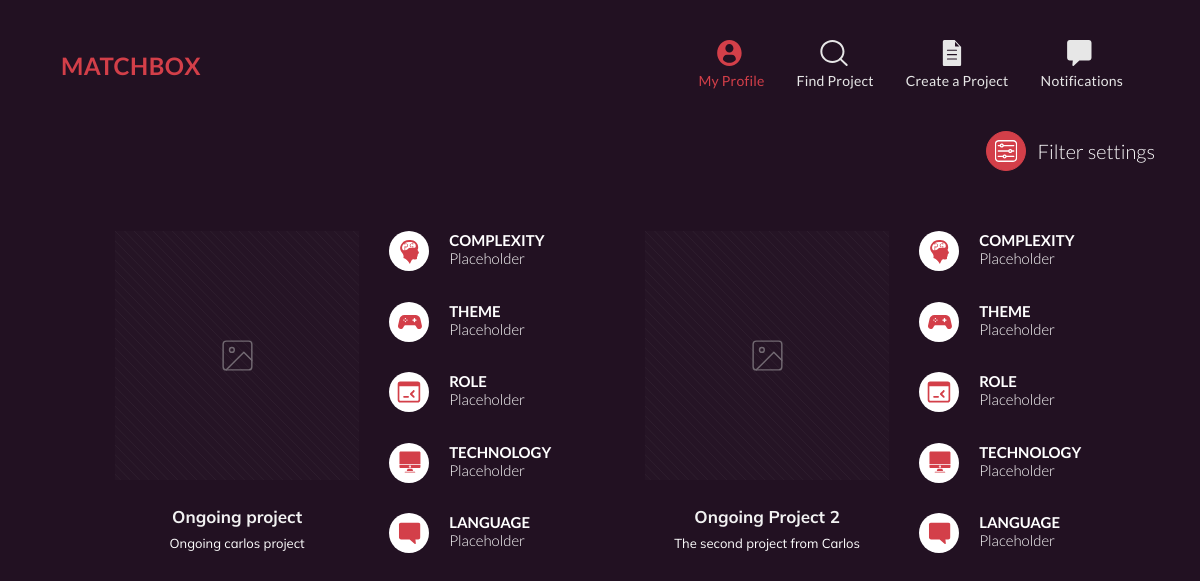
Page /find on the committed database.
### matchcore/models.py (models this page shows, shortened)
class Project(models.Model):
    STATE = [
        ('O', 'Ongoing'),
        ('A', 'Archived'),
    ]
    title = models.CharField(max_length=50)
    small_description = models.CharField(max_length=100)
    big_description = models.CharField(max_length=1000)
    img = models.ImageField(upload_to='images/projects', default='')
    state = models.CharField(max_length=1, choices=STATE)
    tags = models.ManyToManyField(ProjectTag)
    participants = models.ManyToManyField(Person, through='ProjectParticipation')

### matchcore/views.py (the view, shortened to what this page needs)
# urls.py: path('find', views.find_page),
def find_page(request):
    projects = Project.objects.filter(state='O')
    keys = list(request.GET.keys())
    context = {
        'projects': projects,
    }
    return render(request, 'matchcore/find_page.html', context)

### matchcore/templates/matchcore/find_page.html
{% extends "matchcore/layout_nav.html" %}
{% load static %}
{% block main %}
<div class="container">
	<div class="row mt-4">
		<div class="col text-right">
					<button class="filter-button btn btn-primary mr-2">
						<img src="{% static 'matchcore/images/settings.svg' %}">
					</button>
					<span class="align-middle filter-button-text">Filter settings</span>
		</div>
	</div>
	<div class="row project-list">
		{% for p in projects %}
			<div class="col-6 project-item">
				<div class="row">
					<div class="col-7 text-center">
						<img class="project-picture img-fluid" src="{% static 'matchcore/images/projects/placeholder.svg' %}">
						<div class="mt-4 px-2">
							<span class="project-title mb-1">{{p.title}}</span>
							<p class="project-short-desc">{{p.small_description}}</p>
						</div>
					</div>
					<div class="col project-tags">
						<div class="tags-item">
							<div class="tags-circle"><img src="{% static 'matchcore/images/projects/tag-complexity.svg' %}"></div>
							<div class="tags-desc"><span class="tags-name">Complexity</span>Placeholder</div>
						</div>
						<div class="tags-item">
							<div class="tags-circle"><img src="{% static 'matchcore/images/projects/tag-theme.svg' %}"></div>
							<div class="tags-desc"><span class="tags-name">Theme</span>Placeholder</div>
						</div>
						<div class="tags-item">
							<div class="tags-circle"><img src="{% static 'matchcore/images/projects/tag-role.svg' %}"></div>
							<div class="tags-desc"><span class="tags-name">Role</span>Placeholder</div>
						</div>
						<div class="tags-item">
							<div class="tags-circle"><img src="{% static 'matchcore/images/projects/tag-technology.svg' %}"></div>
							<div class="tags-desc"><span class="tags-name">Technology</span>Placeholder</div>
						</div>
						<div class="tags-item">
							<div class="tags-circle"><img src="{% static 'matchcore/images/projects/tag-language.svg' %}"></div>
							<div class="tags-desc"><span class="tags-name">Language</span>Placeholder</div>
						</div>
					</div>
				</div>
			</div>
		{% endfor %}
	</div>
</div>
{% endblock %}

### rows in the picture
Project: title "Ongoing project", small_description "Ongoing carlos project"
Project: title "Ongoing Project 2", small_description "The second project from Carlos"
